Frame 1 (no input): blank canvas, image omitted
Frame 60 (the mouse pressed at the canvas centre just before this capture): blank canvas, image omitted
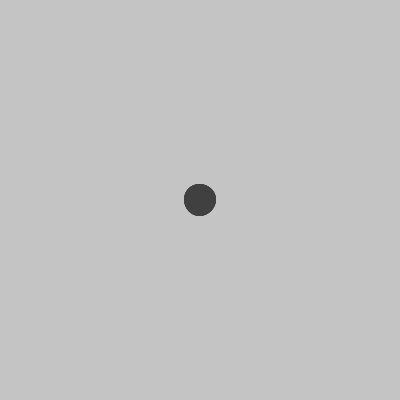
Frame 120 (the mouse held since frame 60 and released just before this capture)

The Processing sketch whose frames 1 and 60 were blank and that drew this single picture after the mouse press (run headless with seeded random() and noise(); from frame 60 on, the mouse is pressed at the canvas centre):

// Processing sketch: processing_7436
// ── processing_7436.pde

// Keith O'Hara <kohara@bard.edu>
// Feb 3 2010
// CMSC 117
float r;

void setup()
{
  size(400, 400);
  smooth(); 
  strokeWeight(3);
  background(196);
  stroke(64);
  fill(64);
}

void draw()
{  

  if (keyPressed)
  {
    background(196);
  }

  if (mousePressed)
  {
    r = random(0, 30);
    ellipse(mouseX, mouseY, r, r);
    ellipse(width-mouseX, mouseY, r, r);
  }
}
